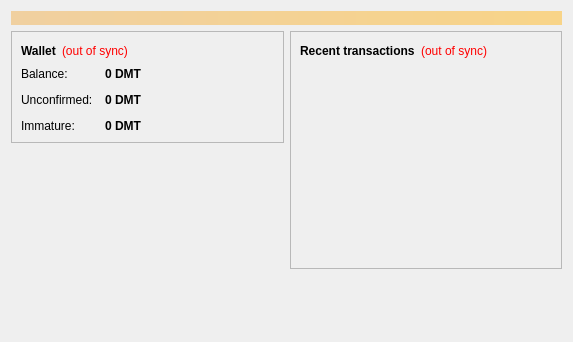
<?xml version="1.0" encoding="UTF-8"?>
<ui version="4.0">
 <class>OverviewPage</class>
 <widget class="QWidget" name="OverviewPage">
  <property name="geometry">
   <rect>
    <x>0</x>
    <y>0</y>
    <width>573</width>
    <height>342</height>
   </rect>
  </property>
  <property name="windowTitle">
   <string>Form</string>
  </property>
  <layout class="QVBoxLayout" name="topLayout">
   <item>
    <widget class="QLabel" name="labelAlerts">
     <property name="visible">
      <bool>false</bool>
     </property>
     <property name="styleSheet">
      <string notr="true">background-color: qlineargradient(x1: 0, y1: 0, x2: 1, y2: 0, stop:0 #F0D0A0, stop:1 #F8D488); color:#000000;</string>
     </property>
     <property name="wordWrap">
      <bool>true</bool>
     </property>
     <property name="margin">
      <number>3</number>
     </property>
    </widget>
   </item>
   <item>
    <layout class="QHBoxLayout" name="horizontalLayout" stretch="1,1">
     <item>
      <layout class="QVBoxLayout" name="verticalLayout_2">
       <item>
        <widget class="QFrame" name="frame">
         <property name="frameShape">
          <enum>QFrame::StyledPanel</enum>
         </property>
         <property name="frameShadow">
          <enum>QFrame::Raised</enum>
         </property>
         <layout class="QVBoxLayout" name="verticalLayout_4">
          <item>
           <layout class="QHBoxLayout" name="horizontalLayout_4">
            <item>
             <widget class="QLabel" name="label_5">
              <property name="font">
               <font>
                <weight>75</weight>
                <bold>true</bold>
               </font>
              </property>
              <property name="text">
               <string>Wallet</string>
              </property>
             </widget>
            </item>
            <item>
             <widget class="QLabel" name="labelWalletStatus">
              <property name="toolTip">
               <string>The displayed information may be out of date. Your wallet automatically synchronizes with the DMTchain network after a connection is established, but this process has not completed yet.</string>
              </property>
              <property name="styleSheet">
               <string notr="true">QLabel { color: red; }</string>
              </property>
              <property name="text">
               <string notr="true">(out of sync)</string>
              </property>
              <property name="alignment">
               <set>Qt::AlignLeading|Qt::AlignLeft|Qt::AlignVCenter</set>
              </property>
             </widget>
            </item>
            <item>
             <spacer name="horizontalSpacer_2">
              <property name="orientation">
               <enum>Qt::Horizontal</enum>
              </property>
              <property name="sizeHint" stdset="0">
               <size>
                <width>40</width>
                <height>20</height>
               </size>
              </property>
             </spacer>
            </item>
           </layout>
          </item>
          <item>
           <layout class="QFormLayout" name="formLayout_2">
            <property name="fieldGrowthPolicy">
             <enum>QFormLayout::AllNonFixedFieldsGrow</enum>
            </property>
            <property name="horizontalSpacing">
             <number>12</number>
            </property>
            <property name="verticalSpacing">
             <number>12</number>
            </property>
            <item row="0" column="0">
             <widget class="QLabel" name="label">
              <property name="text">
               <string>Balance:</string>
              </property>
             </widget>
            </item>
            <item row="0" column="1">
             <widget class="QLabel" name="labelBalance">
              <property name="font">
               <font>
                <weight>75</weight>
                <bold>true</bold>
               </font>
              </property>
              <property name="cursor">
               <cursorShape>IBeamCursor</cursorShape>
              </property>
              <property name="toolTip">
               <string>Your current balance</string>
              </property>
              <property name="text">
               <string notr="true">0 DMT</string>
              </property>
              <property name="textInteractionFlags">
               <set>Qt::LinksAccessibleByMouse|Qt::TextSelectableByKeyboard|Qt::TextSelectableByMouse</set>
              </property>
             </widget>
            </item>
            <item row="1" column="0">
             <widget class="QLabel" name="label_3">
              <property name="text">
               <string>Unconfirmed:</string>
              </property>
             </widget>
            </item>
            <item row="1" column="1">
             <widget class="QLabel" name="labelUnconfirmed">
              <property name="font">
               <font>
                <weight>75</weight>
                <bold>true</bold>
               </font>
              </property>
              <property name="cursor">
               <cursorShape>IBeamCursor</cursorShape>
              </property>
              <property name="toolTip">
               <string>Total of transactions that have yet to be confirmed, and do not yet count toward the current balance</string>
              </property>
              <property name="text">
               <string notr="true">0 DMT</string>
              </property>
              <property name="textInteractionFlags">
               <set>Qt::LinksAccessibleByMouse|Qt::TextSelectableByKeyboard|Qt::TextSelectableByMouse</set>
              </property>
             </widget>
            </item>
            <item row="2" column="0">
             <widget class="QLabel" name="labelImmatureText">
              <property name="text">
               <string>Immature:</string>
              </property>
             </widget>
            </item>
            <item row="2" column="1">
             <widget class="QLabel" name="labelImmature">
              <property name="font">
               <font>
                <weight>75</weight>
                <bold>true</bold>
               </font>
              </property>
              <property name="toolTip">
               <string>Mined balance that has not yet matured</string>
              </property>
              <property name="text">
               <string notr="true">0 DMT</string>
              </property>
              <property name="textInteractionFlags">
               <set>Qt::LinksAccessibleByMouse|Qt::TextSelectableByKeyboard|Qt::TextSelectableByMouse</set>
              </property>
             </widget>
            </item>
           </layout>
          </item>
         </layout>
        </widget>
       </item>
       <item>
        <spacer name="verticalSpacer">
         <property name="orientation">
          <enum>Qt::Vertical</enum>
         </property>
         <property name="sizeHint" stdset="0">
          <size>
           <width>20</width>
           <height>40</height>
          </size>
         </property>
        </spacer>
       </item>
      </layout>
     </item>
     <item>
      <layout class="QVBoxLayout" name="verticalLayout_3">
       <item>
        <widget class="QFrame" name="frame_2">
         <property name="frameShape">
          <enum>QFrame::StyledPanel</enum>
         </property>
         <property name="frameShadow">
          <enum>QFrame::Raised</enum>
         </property>
         <layout class="QVBoxLayout" name="verticalLayout">
          <item>
           <layout class="QHBoxLayout" name="horizontalLayout_2">
            <item>
             <widget class="QLabel" name="label_4">
              <property name="text">
               <string>&lt;b&gt;Recent transactions&lt;/b&gt;</string>
              </property>
             </widget>
            </item>
            <item>
             <widget class="QLabel" name="labelTransactionsStatus">
              <property name="toolTip">
               <string>The displayed information may be out of date. Your wallet automatically synchronizes with the DMTchain network after a connection is established, but this process has not completed yet.</string>
              </property>
              <property name="styleSheet">
               <string notr="true">QLabel { color: red; }</string>
              </property>
              <property name="text">
               <string notr="true">(out of sync)</string>
              </property>
              <property name="alignment">
               <set>Qt::AlignRight|Qt::AlignTrailing|Qt::AlignVCenter</set>
              </property>
             </widget>
            </item>
            <item>
             <spacer name="horizontalSpacer">
              <property name="orientation">
               <enum>Qt::Horizontal</enum>
              </property>
              <property name="sizeHint" stdset="0">
               <size>
                <width>40</width>
                <height>20</height>
               </size>
              </property>
             </spacer>
            </item>
           </layout>
          </item>
          <item>
           <widget class="QListView" name="listTransactions">
            <property name="styleSheet">
             <string notr="true">QListView { background: transparent; }</string>
            </property>
            <property name="frameShape">
             <enum>QFrame::NoFrame</enum>
            </property>
            <property name="verticalScrollBarPolicy">
             <enum>Qt::ScrollBarAlwaysOff</enum>
            </property>
            <property name="horizontalScrollBarPolicy">
             <enum>Qt::ScrollBarAlwaysOff</enum>
            </property>
            <property name="selectionMode">
             <enum>QAbstractItemView::NoSelection</enum>
            </property>
           </widget>
          </item>
         </layout>
        </widget>
       </item>
       <item>
        <spacer name="verticalSpacer_2">
         <property name="orientation">
          <enum>Qt::Vertical</enum>
         </property>
         <property name="sizeHint" stdset="0">
          <size>
           <width>20</width>
           <height>40</height>
          </size>
         </property>
        </spacer>
       </item>
      </layout>
     </item>
    </layout>
   </item>
  </layout>
 </widget>
 <resources/>
 <connections/>
</ui>
